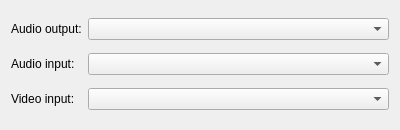
<?xml version="1.0" encoding="UTF-8"?>
<ui version="4.0">
 <class>OptAvCall</class>
 <widget class="QWidget" name="OptAvCall">
  <property name="geometry">
   <rect>
    <x>0</x>
    <y>0</y>
    <width>400</width>
    <height>130</height>
   </rect>
  </property>
  <property name="windowTitle">
   <string>Form</string>
  </property>
  <layout class="QGridLayout">
   <item row="2" column="0">
    <widget class="QLabel" name="lb_videoInDevice">
     <property name="text">
      <string>Video input:</string>
     </property>
    </widget>
   </item>
   <item row="0" column="0">
    <widget class="QLabel" name="label">
     <property name="text">
      <string>Audio output:</string>
     </property>
    </widget>
   </item>
   <item row="2" column="2">
    <widget class="QComboBox" name="cb_videoInDevice">
     <property name="sizePolicy">
      <sizepolicy hsizetype="Expanding" vsizetype="Fixed">
       <horstretch>0</horstretch>
       <verstretch>0</verstretch>
      </sizepolicy>
     </property>
    </widget>
   </item>
   <item row="1" column="0">
    <widget class="QLabel" name="lb_audioInDevice">
     <property name="text">
      <string>Audio input:</string>
     </property>
    </widget>
   </item>
   <item row="1" column="2">
    <widget class="QComboBox" name="cb_audioInDevice">
     <property name="sizePolicy">
      <sizepolicy hsizetype="Expanding" vsizetype="Fixed">
       <horstretch>0</horstretch>
       <verstretch>0</verstretch>
      </sizepolicy>
     </property>
    </widget>
   </item>
   <item row="0" column="2">
    <widget class="QComboBox" name="cb_audioOutDevice">
     <property name="sizePolicy">
      <sizepolicy hsizetype="Expanding" vsizetype="Fixed">
       <horstretch>0</horstretch>
       <verstretch>0</verstretch>
      </sizepolicy>
     </property>
    </widget>
   </item>
  </layout>
 </widget>
 <tabstops>
  <tabstop>cb_audioOutDevice</tabstop>
  <tabstop>cb_audioInDevice</tabstop>
  <tabstop>cb_videoInDevice</tabstop>
 </tabstops>
 <resources/>
 <connections/>
</ui>
